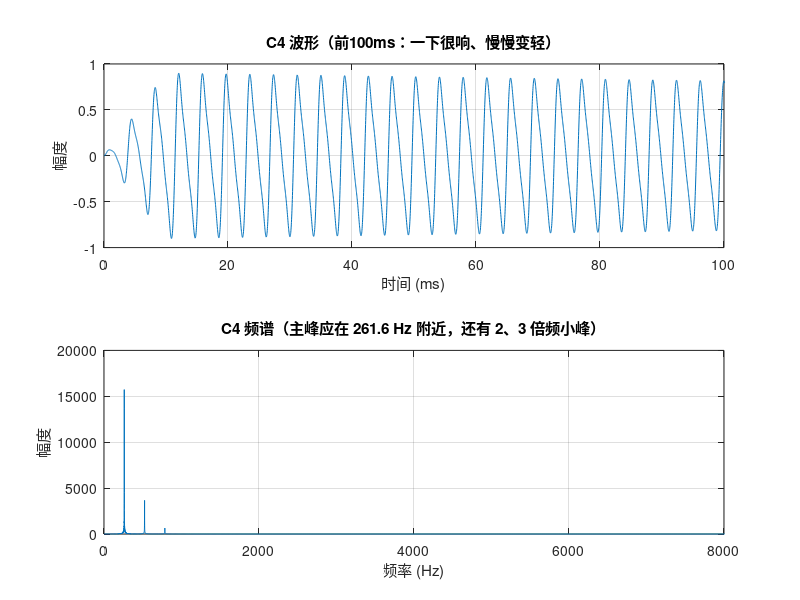

This chart was generated by the following MATLAB code:
%% piano_synth.m —— 钢琴单音合成（加法合成）
%  用途：在电脑上先"算出"钢琴音，确认音色正确，供 FPGA 参考。
%  用法：MATLAB 里双击打开，按 F5 运行。
%  输出：demo_piano.wav（12 个音连播）、single_C4.wav（单音）、piano_plots.png（波形+频谱图）
clear; clc; close all;

fs = 48000;                                   % 采样率 48kHz（与 FPGA 保持一致，重要！）
notes = [60 62 64 65 67 69 71 72 74 76 77 79]; % 12 个音：C4 开始的大调音阶（MIDI 编号）
t_all = [];                                   % 用来拼"12 音演示文件"
x1 = []; f1 = 0;                              % 留第一个音（C4）画图用

for n = 1:length(notes)
    midi = notes(n);
    f0 = 440 * 2^((midi - 69) / 12);          % MIDI 编号 → 频率（A4=440Hz 十二平均律）
    dur = 2.0;                                % 每个音长 2 秒
    t = (0:1/fs:dur-1/fs)';

    % ---- 起音：10ms 平滑升到 1（起音太快会有"咔哒"声）----
    attack = min(t / 0.010, 1);

    % ---- 加法合成：基频 + 2、3 次谐波，每个谐波独立包络 ----
    % 关键：高次谐波衰减更快（2次 0.6s、3次 0.3s），高频"响得快灭得快"，音色才圆润不刺耳
    env1 = attack .* exp(-t / 1.2);           % 基频：慢衰减（钢琴主体）
    env2 = attack .* exp(-t / 0.6);           % 2次谐波：中等衰减
    env3 = attack .* exp(-t / 0.3);           % 3次谐波：快速衰减
    x = 1.0*sin(2*pi*f0*t).*env1 + 0.35*sin(2*pi*2*f0*t).*env2 + 0.12*sin(2*pi*3*f0*t).*env3;

    t_all = [t_all; x];
    if n == 1
        x1 = x; f1 = f0;                      % 存第一个音用于画图
    end
end

% ---- 归一化到 90% 幅度，防削波，转 int16（FPGA 也用 16 位样本）----
t_all = t_all / max(abs(t_all)) * 0.9;
x1    = x1 / max(abs(x1)) * 0.9;

audiowrite('demo_piano.wav', t_all, fs);      % 12 音演示文件
audiowrite('single_C4.wav', x1, fs);          % 单音文件（给队友合奏用）

% ---- 图1：时域波形（前 100ms，看起音和衰减）----
figure('Name', '钢琴单音 C4');
subplot(2,1,1);
t1 = (0:length(x1)-1)/fs;
plot(t1*1000, x1); xlim([0 100]);
xlabel('时间 (ms)'); ylabel('幅度');
title('C4 波形（前100ms：一下很响、慢慢变轻）'); grid on;

% ---- 图2：频谱（主峰应落在基频 f1 附近）----
subplot(2,1,2);
N = 2^nextpow2(length(x1));
X = abs(fft(x1, N));
f = (0:N-1) * fs / N;
plot(f, X); xlim([0 8000]);
xlabel('频率 (Hz)'); ylabel('幅度');
title(sprintf('C4 频谱（主峰应在 %.1f Hz 附近，还有 2、3 倍频小峰）', f1)); grid on;
[~, idx] = max(X);
fprintf('实测峰值频率 = %.1f Hz，理论 = %.1f Hz，误差 = %.2f%%\n', f(idx), f1, abs(f(idx)-f1)/f1*100);

saveas(gcf, 'piano_plots.png');               % 波形+频谱图存成 png
disp('完成！生成：demo_piano.wav / single_C4.wav / piano_plots.png');
disp('正在播放 12 音演示（约 24 秒）……不想听完可按 Ctrl+C');
sound(t_all, fs);                             % 真正播放（声音从这里出来）
